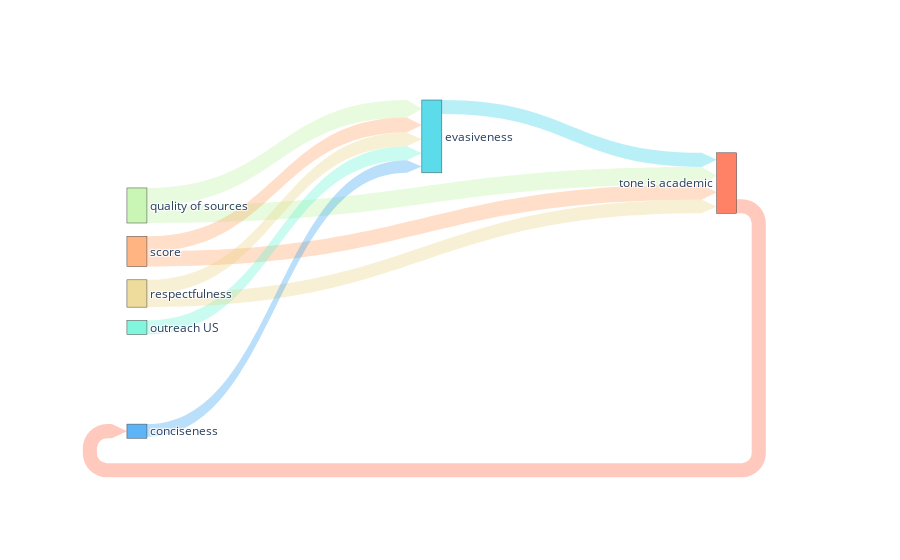

Notebook cell for this chart:
### Code cell
# now we turn this into a distance matrix and plot it
# make all entries positive

dis_matrix = DistanceMatrix(pertubation_rmse[0.].abs()) #, source='evasiveness')
# dis_matrix.update_outgoing_colors('evasiveness', (0, 1, 0, 1))
dis_matrix.keep_top_n_links(n_connections)
dis_matrix.to_go_figure()

# dis_matrix_preprocessed = dis_matrix_top_n_links(pertubation_rmse[0.].abs(), n_connections)
# preprocessed_dis_matrix_to_go_figure(dis_matrix_preprocessed, 'RMSE', n_connections, source=None)

### Figure 1 — Plotly figure (JSON) as saved in the notebook; plotly's stock layout.template omitted (floating-point values rounded to 4 significant figures)
{"data": [{"arrangement": "freeform", "link": {"arrowlen": 15, "color": ["rgba(178, 242, 149, 0.3)", "rgba(178, 242, 149, 0.3)", "rgba(255, 149, 78, 0.3)", "rgba(255, 149, 78, 0.3)", "rgba(255, 77, 39, 0.3)", "rgba(24, 205, 227, 0.3)", "rgba(76, 242, 206, 0.3)", "rgba(230, 205, 115, 0.3)", "rgba(230, 205, 115, 0.3)", "rgba(25, 149, 242, 0.3)"], "source": [5, 5, 7, 7, 8, 2, 3, 6, 6, 1], "target": [8, 2, 8, 2, 1, 8, 2, 2, 8, 2], "value": [0.3619, 0.3569, 0.3118, 0.3079, 0.2895, 0.2888, 0.2871, 0.2821, 0.2786, 0.2592]}, "node": {"color": ["rgba(77, 77, 251, 0.7)", "rgba(25, 149, 242, 0.7)", "rgba(24, 205, 227, 0.7)", "rgba(76, 242, 206, 0.7)", "rgba(128, 254, 179, 0.7)", "rgba(178, 242, 149, 0.7)", "rgba(230, 205, 115, 0.7)", "rgba(255, 149, 78, 0.7)", "rgba(255, 77, 39, 0.7)"], "label": ["clarity", "conciseness", "evasiveness", "outreach US", "persuasiveness", "quality of sources", "respectfulness", "score", "tone is academic"], "pad": 10}, "type": "sankey"}], "layout": {}}
